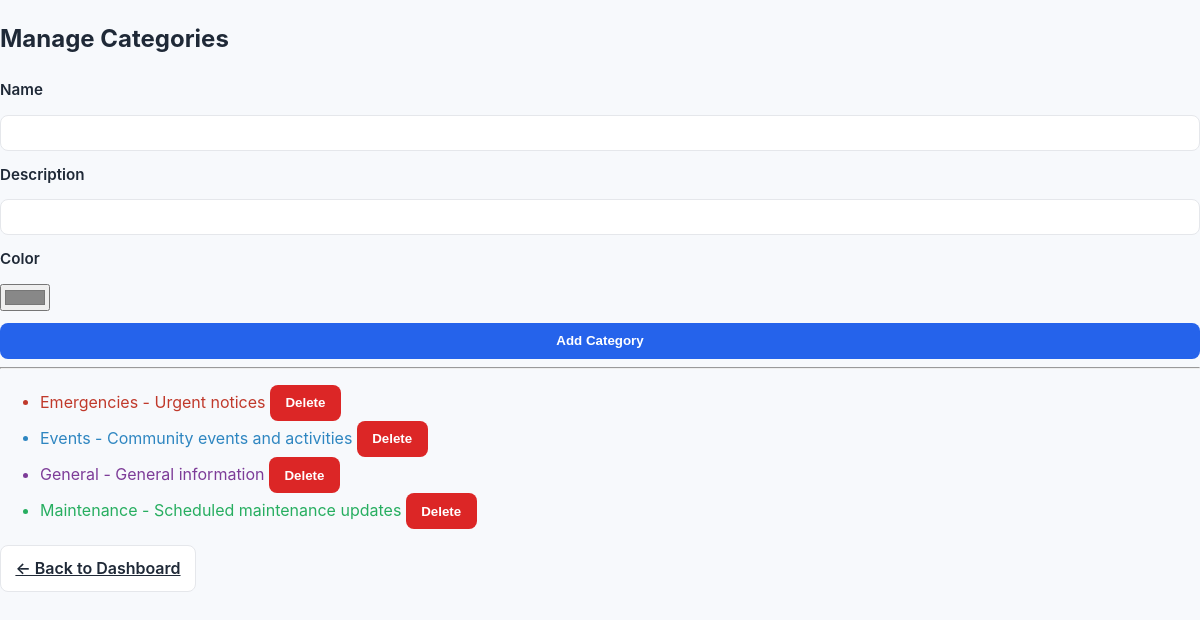
/admin/manage-categories.php (signed in), run on the app's committed database.
### tables this page shows
CREATE TABLE categories (
  category_id INT AUTO_INCREMENT PRIMARY KEY,
  name VARCHAR(50) UNIQUE NOT NULL,
  description VARCHAR(255),
  color_code VARCHAR(7) DEFAULT '#888888'
);

### includes/database.php (called while the page is built, shortened)
<?php
class Database {
    private static $instance = null;
    private $pdo;
    private function __construct() {
        $dsn = 'mysql:host=' . DB_HOST . ';dbname=' . DB_NAME . ';charset=utf8mb4';
        $options = [
            PDO::ATTR_ERRMODE            => PDO::ERRMODE_EXCEPTION,
            PDO::ATTR_DEFAULT_FETCH_MODE => PDO::FETCH_ASSOC,
            PDO::ATTR_EMULATE_PREPARES   => false,
        ];
        $this->pdo = new PDO($dsn, DB_USER, DB_PASS, $options);
    }
    public static function getInstance(): Database {
        if (self::$instance === null) self::$instance = new Database();
        return self::$instance;
    }
    public function pdo(): PDO {
        return $this->pdo;
    }
}

### models/Category.php (called while the page is built, shortened)
<?php
require_once __DIR__ . '/../includes/database.php';
class Category {
    private $pdo;
    public function __construct() { $this->pdo = Database::getInstance()->pdo(); }
    public function all() {
        return $this->pdo->query("SELECT * FROM categories ORDER BY name")->fetchAll();
    }
}

### admin/manage-categories.php (the view, shortened to what this page needs)
<?php
require_once __DIR__ . '/../includes/session.php';
require_once __DIR__ . '/../models/Category.php';
$categoryModel = new Category();
$categories = $categoryModel->all();
?>
<!DOCTYPE html>
<html>
<head>
  <link rel="stylesheet" href="../assets/css/style.css">
</head>
<body>
  <h2>Manage Categories</h2>
  <form method="post">
    <label>Name</label><input type="text" name="name" required>
    <label>Description</label><input type="text" name="description">
    <label>Color</label><input type="color" name="color_code" value="#888888">
    <button type="submit">Add Category</button>
  </form>
  <hr>
  <ul>
    <?php foreach ($categories as $c): ?>
      <li style="color:<?php echo htmlspecialchars($c['color_code']); ?>">
        <?php echo htmlspecialchars($c['name']); ?> - <?php echo htmlspecialchars($c['description']); ?>
        <form method="post" style="display:inline;">
          <button name="action" value="delete" class="danger">Delete</button>
        </form>
      </li>
    <?php endforeach; ?>
  </ul>
<?php
$role = $_SESSION['user']['role'] ?? '';
if ($role === 'admin') {
    $dashboardUrl = 'dashboard.php';
} elseif ($role === 'manager') {
    $dashboardUrl = '../index2.php';
} else {
    $dashboardUrl = '../index.php';
}
?>
<p class="mt-2">
  <a href="<?php echo $dashboardUrl; ?>" class="btn secondary">← Back to Dashboard</a>
</p>
</body>
</html>

### assets/css/style.css (style rules this page uses)
:root { --bg: #f7f9fc; --card: #ffffff; --text: #1f2937; --muted: #6b7280; --primary: #2563eb; --danger: #dc2626; --success: #16a34a; --border: #e5e7eb; }
* { box-sizing: border-box; }
html, body { height: 100%; }
body { margin: 0; font-family: Inter, system-ui, -apple-system, Segoe UI, Roboto, Arial, sans-serif; color: var(--text); background: var(--bg); line-height: 1.6; }
form { display: grid; gap: 0.75rem; }
label { font-weight: 600; font-size: 0.95rem; }
input[type="text"], input[type="email"], input[type="password"], input[type="date"], select, textarea { width: 100%; padding: 0.6rem 0.7rem; border: 1px solid var(--border); border-radius: 8px; background: #fff; color: var(--text); outline: none; transition: border-color 0.2s ease, box-shadow 0.2s ease; }
button, .btn { display: inline-flex; align-items: center; justify-content: center; gap: 0.4rem; padding: 0.6rem 0.9rem; border: 1px solid transparent; border-radius: 8px; background: var(--primary); color: #fff; font-weight: 600; cursor: pointer; transition: filter 0.2s ease, transform 0.1s ease; }
button.secondary, .btn.secondary { background: #fff; color: var(--text); border-color: var(--border); }
button.danger { background: var(--danger); }
.mt-2 { margin-top: 1rem; }

### data on the page
categories: name "Emergencies", description "Urgent notices"
categories: name "Events", description "Community events and activities"
categories: name "General", description "General information"
categories: name "Maintenance", description "Scheduled maintenance updates"
